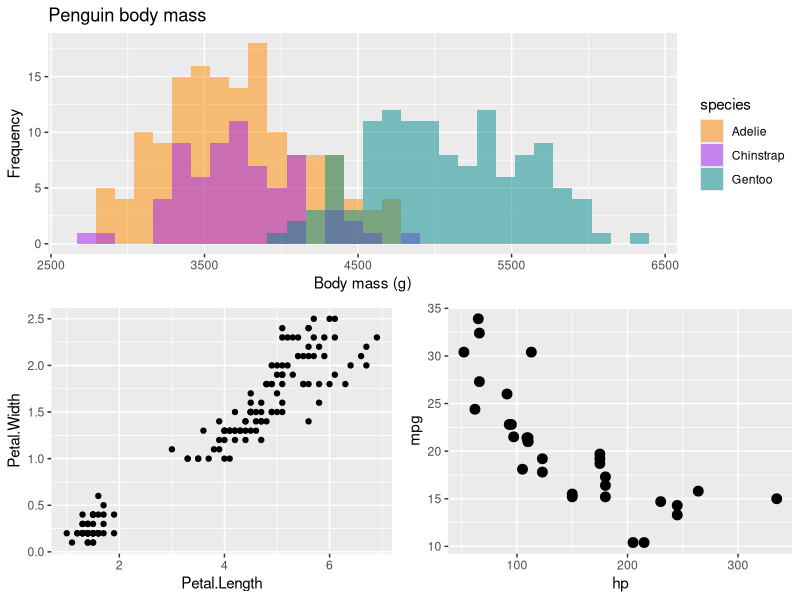

The R script that drew this image:
## ---- chunk 1
library(ggplot2)
library(palmerpenguins)
library(gridExtra)

p1 <- ggplot(iris, aes(x=Petal.Length, y=Petal.Width)) +
  geom_point()

p2 <- ggplot(mtcars, aes(x=hp, y=mpg)) + geom_point(size=3)

p3 <- ggplot(data = penguins, aes(x = body_mass_g)) + geom_histogram(aes(fill = species), alpha = 0.5, position = "identity") + scale_fill_manual(values = c("darkorange","purple","cyan4")) + labs(x = "Body mass (g)", y = "Frequency", title = "Penguin body mass") 

gridExtra::grid.arrange(p1,p2,p3, layout_matrix = rbind(c(3,3),
      c(1,2)))
